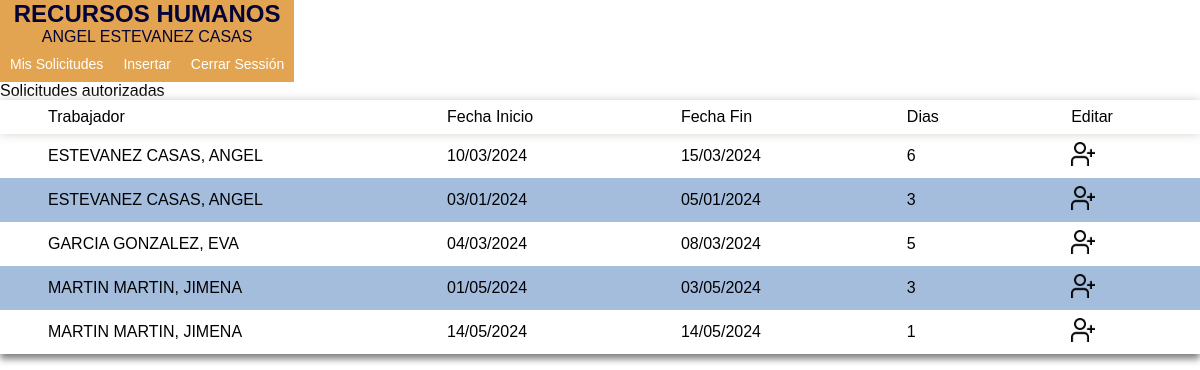
The app's page /apps/autorizadas.php (signed in) with its own data.
### tables this page shows
CREATE TABLE IF NOT EXISTS `personal` (
  `idPersonal` int(11) NOT NULL AUTO_INCREMENT,
  `apellidos` varchar(45) NOT NULL,
  `nombre` varchar(20) NOT NULL,
  `fecNac` date NOT NULL,
  `idCategoria` int(11) NOT NULL,
  PRIMARY KEY (`idPersonal`),
  KEY `fk_Personal_Categoria1` (`idCategoria`),
  CONSTRAINT `fk_Personal_Categoria1` FOREIGN KEY (`idCategoria`) REFERENCES `categoria` (`idCategoria`) ON DELETE NO ACTION ON UPDATE NO ACTION
);

CREATE TABLE IF NOT EXISTS `solicitud` (
  `idSolicitud` int(11) NOT NULL AUTO_INCREMENT,
  `fecSolicitud` date NOT NULL,
  `fecInicial` date NOT NULL,
  `fecFinal` date NOT NULL,
  `diasSolicitados` int(11) NOT NULL,
  `autorizado` tinyint(4) DEFAULT 0,
  `sustituto` tinyint(4) DEFAULT 0,
  `idPersonal` int(11) NOT NULL,
  PRIMARY KEY (`idSolicitud`),
  KEY `fk_Solicitudes_Personal1` (`idPersonal`),
  CONSTRAINT `fk_Solicitudes_Personal1` FOREIGN KEY (`idPersonal`) REFERENCES `personal` (`idPersonal`) ON DELETE NO ACTION ON UPDATE NO ACTION
);

### recursos/funciones.php (called while the page is built, shortened)
<?php
   function MostrarFecha ($Fecha)
   {
	   $dia=substr($Fecha, 8, 2);
	   $mes=substr($Fecha, 5, 2);
	   $ano=substr($Fecha, 0, 4);
	   $Fecha=$dia."/".$mes."/".$ano;
	   return $Fecha;
   }
?>

### apps/autorizadas.php (the view, shortened to what this page needs)
<?php session_start();
  include("../recursos/funciones.php");
?>
<!DOCTYPE html>
<html lang="es">
<head>
	<link rel="stylesheet" href="../recursos/estilos.css">
</head>
<body>
<div class="container">
  <?php include("menu.php");?>
  <p>Solicitudes autorizadas</p>
  <table style="width: 100%;">
	<thead>
		<tr>
			<td>Trabajador</td><td>Fecha Inicio</td><td>Fecha Fin</td><td>Dias</td><td>Editar</td>
		</tr>
	</thead>
	<?php
		include("../recursos/con_mysql.php");
		$sql="select s.idSolicitud, s.idPersonal, p.apellidos, p.nombre, s.fecInicial, s.fecFinal, s.diasSolicitados from solicitud s, personal p where s.idPersonal=p.idPersonal and s.idSolicitud IN (SELECT idSolicitud FROM solicitud WHERE autorizado=1 and idSolicitud not IN(SELECT idSolicitud FROM solicitud_has_sustituto))";
		$tabla=$db->query($sql);
		echo "<tbody>";
		while ( $registro=$tabla->fetch_assoc() ) {
			echo "<tr><td>".$registro["apellidos"].', '.$registro["nombre"]."</td>";
			echo "<td>".MostrarFecha($registro["fecInicial"])."</td><td>".MostrarFecha($registro["fecFinal"])."</td><td>".$registro["diasSolicitados"]."</td>";
			echo "<td><a href='sustituto.php?id=".$registro["idSolicitud"]."'><img src='../img/iconos/persona.png' width=24px></a></td>";
        }
		echo "</tbody>";
	?>
  </table>
</div>
</body>
</html>

### apps/menu.php (shortened to what this page needs)
<!DOCTYPE html>
<html lang="es">
<head>
	<link rel="stylesheet" href="../recursos/estilos.css">
</head>
<body>
  <div class="container">
    <header>
        <h2>RECURSOS HUMANOS</h2>
        <?php include('../recursos/con_mysql.php');
            $sql="SELECT nombre, apellidos FROM personal where idPersonal=".$_SESSION['idPersonal'];
            $tabla= $db->query($sql);
            $rows=$tabla->fetch_assoc();
            echo "<p>".$rows["nombre"].' '.$rows["apellidos"];
        ?>
        <nav>
            <?php
                if ($_SESSION['acceso']==1) {
                 echo "<ul>";
                   echo "<li><a href='misSolicitudes.php'>Mis Solicitudes</a></li>";
                   echo "<li><a href='insertarSolicitud.php'>Insertar</a></li>";
                }
                elseif ($_SESSION['acceso']==2) {
                    echo "<ul>";
                        echo "<li><a href='misSolicitudes.php'>Mis Solicitudes</a></li>";
                        echo "<li><a href='insertarSolicitud.php'>Insertar</a></li>";
                        echo "<li><a href='autorizadas.php'>Solicitudes Autorizadas</a></li>";
                }
                elseif ($_SESSION['acceso']==3) {
                    echo "<ul>";
                        echo "<li><a href='pendientes.php'>Solicitudes Pendientes</a></li>";
                        echo "<li><a href='sustituciones.php'>Sustituciones</a></li>";
                        echo "<li><a href='explotacion.php'>Informes</a></li>";
                }
                echo "<li><a href='../cerrarSesion.php'>Cerrar Sessión</a></li>";
                echo "</ul>";
            ?>
        </nav>
    </header>
  </div>
</body>
</html>

### recursos/estilos.css (style rules this page uses)
* { margin:0px; padding:0px; list-style: none; text-decoration: none; font-family: sans-serif; box-sizing: border-box; }
.container { position:relative; margin:auto; width:100%; height: auto; DISPLAY: FLEX; FLEX-WRAP: WRAP; }
header { background: rgba(215, 126, 8, 0.7); text-align: center; color:rgb(3, 3, 55); }
nav ul { list-style: none; overflow: hidden; }
nav ul li { float: left; font-family: Arial, sans-serif; font-size: 14px; }
nav ul li a { display: block; padding: 10px; color: #fff; text-decoration: none; }
table { border-collapse: collapse; width: 100%; box-shadow: 0 5px 7px gray; }
thead { box-shadow: 0px 0px 10px rgb(215, 212, 209); }
td { padding: 0.5rem 3rem; font-size: 1rem; }
tr:nth-child(even) { background-color: #a4bddd; }

### records on screen
personal: nombre "ANGEL", apellidos "ESTEVANEZ CASAS"
solicitud: idPersonal.apellidos "ESTEVANEZ CASAS", idPersonal.nombre "ANGEL", fecInicial "10/03/2024", fecFinal "15/03/2024", diasSolicitados "6"
solicitud: idPersonal.apellidos "ESTEVANEZ CASAS", idPersonal.nombre "ANGEL", fecInicial "03/01/2024", fecFinal "05/01/2024", diasSolicitados "3"
solicitud: idPersonal.apellidos "GARCIA GONZALEZ", idPersonal.nombre "EVA", fecInicial "04/03/2024", fecFinal "08/03/2024", diasSolicitados "5"
solicitud: idPersonal.apellidos "MARTIN MARTIN", idPersonal.nombre "JIMENA", fecInicial "01/05/2024", fecFinal "03/05/2024", diasSolicitados "3"
solicitud: idPersonal.apellidos "MARTIN MARTIN", idPersonal.nombre "JIMENA", fecInicial "14/05/2024", fecFinal "14/05/2024", diasSolicitados "1"
